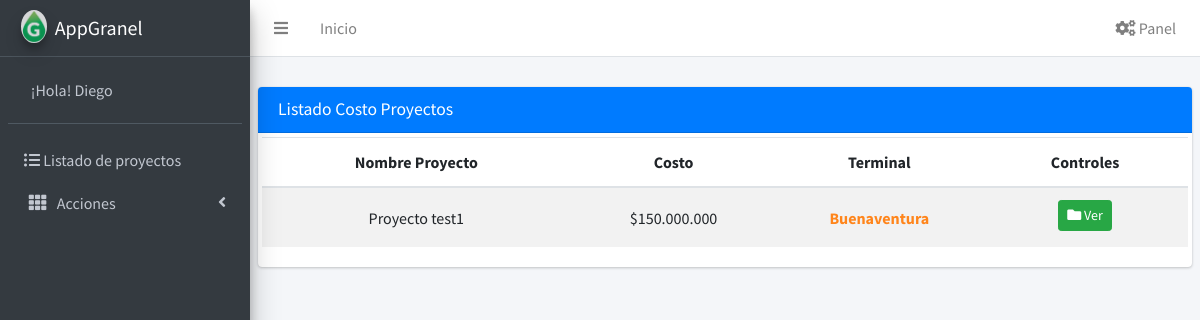
Screenshot of /proyectos/listado_costos_proyectos/ (signed in) with the database file from the repository.
### proyectos/models.py (models this page shows, shortened)
class Proyecto(models.Model):
    nombre = models.CharField(max_length=250)
    objeto = models.TextField()
    contratista = models.CharField(max_length=150)
    numero_contrato = models.IntegerField(verbose_name="Número Contrato")
    estado = models.CharField(max_length=2, choices=ESTADO)
    fecha_inicio = models.DateField()
    fecha_fin = models.DateField()
    creado = models.DateTimeField(auto_now_add=True)
    actualizado = models.DateTimeField(auto_now=True)
    terminal = models.CharField(max_length=3, choices=TERMINAL)
    valor_proyecto = models.IntegerField(blank=True, null=True)
    programado = models.FloatField(max_length=5, blank=True, null=True)
    avance = models.FloatField(max_length=5, blank=True, null=True)
    responsable = models.CharField(max_length=50, blank=True)
    interventoria = models.BooleanField(default=False)
    uc = models.ForeignKey(User, on_delete=models.CASCADE, verbose_name="Usuario que Crea")
    um = models.IntegerField(blank=True, null=True, verbose_name="Usuario que modifica")
    class Meta:
        ordering = ['-creado']

### proyectos/views.py (the view)
# urls.py: path('listado_costos_proyectos/', views.listado_proyectos_costo, name='listado_costos'),
@login_required(login_url='login')
def listado_proyectos_costo(request):
    proyectos = Proyecto.objects.all()
    return render(request, 'proyectos/listas/listado_costo_proyectos.html', {'proyectos':proyectos})

### proyectos/templates/proyectos/listas/listado_costo_proyectos.html (shortened to what this page needs)
{% extends 'core/base.html' %}
{% load humanize %}
{% block contenido %}
<div class="content-wrapper">
    <section class="content-header">
    </section>
    <section class="content">
        <div class="card card-primary">
            <div class="card-header">
                <h2 class="card-title">Listado Costo Proyectos</h2>
            </div>
            <div class="card-body p-1">
                <div class="table-responsive">
                    <table class="table table-striped projects ">
                        <thead>
                            <tr class="text-center">
                                <th style="width: 30%">Nombre Proyecto</th>
                                <th style="width: 20%">Costo</th>
                                <th style="width: 20%">Terminal</th>
                                <th style="width: 20%">Controles</th>
                            </tr>
                        </thead>
                        <tbody>
                            {% for p in proyectos %}
                                <tr class="text-center">
                                    <td>{{p.nombre}}</td>
                                    <td>${{p.valor_proyecto|intcomma}}</td>
                                    <td>
                                        {% if p.terminal == 'BUN' %}
                                            <span style="color: #ff851b;"><b>Buenaventura</b></span>
                                        {% endif %}
                                    </td>
                                    <td>
                                        <a class="btn btn-success btn-sm mb-1" href="{% url 'detalle_proyecto' p.pk %}">
                                            <i class="fas fa-folder"></i>
                                            Ver
                                        </a>
                                    </td>
                                </tr>
                            {% endfor %}
                        </tbody>
                    </table>
                </div>
            </div>
        </div>
    </section>
</div>
{% endblock contenido %}

### core/templates/core/sidebar.html (shortened to what this page needs)
{% load static %}
<aside class="main-sidebar sidebar-dark-primary elevation-4">
  <a href="{% url 'graficos' %}" class="brand-link">
    <img src="{% static 'img/favicon.png' %}" alt="Logo AppGranel" class="brand-image img-circle elevation-3" style="opacity: .8">
    <span class="brand-text font-weight-light"><b>AppGranel</b> </span>
  </a>
  <div class="sidebar">
    <div class="user-panel mt-3 pb-3 mb-3 d-flex">
      <div class="image">
      </div>
      <div class="info">
        <a href="#" class="d-block">¡Hola! {{user.username|escape}}</a>
      </div>
    </div>
    <nav class="mt-2">
      <ul class="nav nav-pills nav-sidebar flex-column" data-widget="treeview" role="menu" data-accordion="false">
        <li class="nav-item">
          <a href="{% url 'proyectos_list' %}" class="nav-link">
            <i class="fas fa-list-ul"></i>
            <p>Listado de proyectos</p>
          </a>
        </li>
        <li class="nav-item">
          <a href="#" class="nav-link">
            <i class="nav-icon fas fa-th"></i>
            <p>Acciones<i class="fas fa-angle-left right"></i>
            </p>
          </a>
        </li>
      </ul>
    </nav>
  </div>
</aside>

### rows the page displays
Proyecto: nombre "Proyecto test1", valor_proyecto "150.000.000", terminal "Buenaventura"

### other values shown
{{ user.username|escape }} "Diego"
